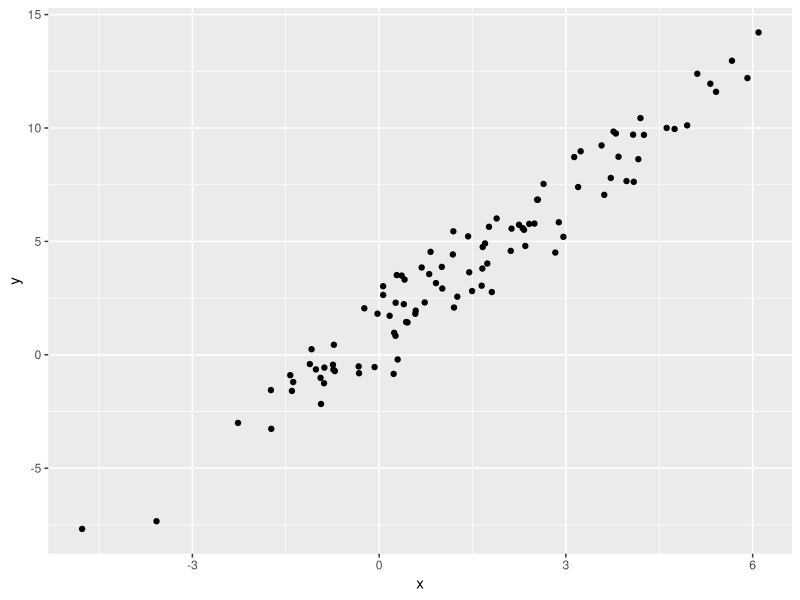

Write R code to recreate this figure.
## ---- chunk 1
library(tidyverse)
## ---- chunk 2
plot_df =
  tibble(
    x = rnorm(100, mean =1, sd = 2),
    y = 1 + 2*x + rnorm(100)
  )
## ---- chunk 3
plot_df |> 
  ggplot(aes(x=x, y=y)) +
  geom_point()
